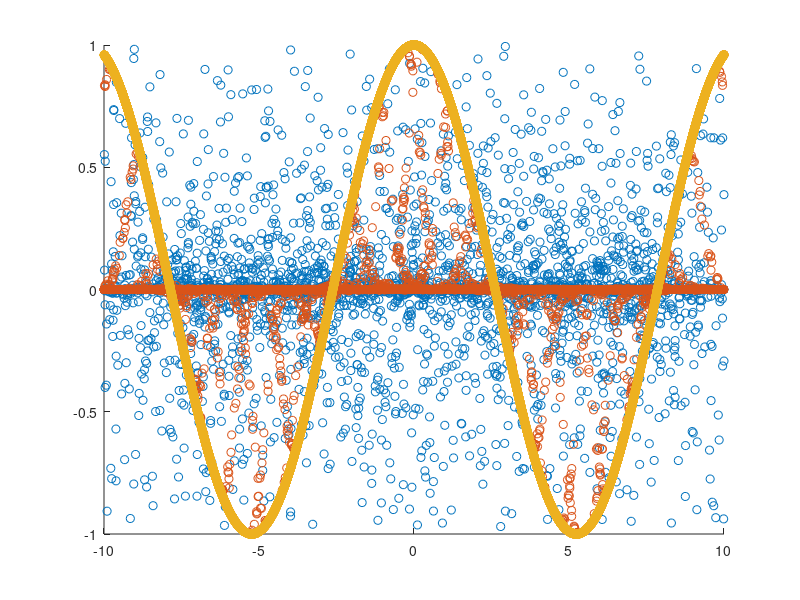

Write the MATLAB code that produced this figure.
clear all; clc;
%%Parameters
input_num = 10000;
s_b = [-10:1:10];
threshold = datasample(s_b, input_num); %Making threshold from the s_b field
weight = rand(1, input_num)*2-1; 
s = rand(1, input_num)*20-10; %input
exp_out = cos(0.6*s);
eps=0.01;
input_neuron = exp(-0.5.*((s-threshold).^2));
figure(1)
scatter(s, weight.*input_neuron)
hold on
for i = [1:10000]
    weight = weight + eps.*((exp_out - weight.*input_neuron).*input_neuron);
end

% p_v = exp((weight.*input_neuron).^2) / sum(exp((weight.*input_neuron).^2));
scatter(s, weight.*input_neuron)
hold on
scatter(s, exp_out)